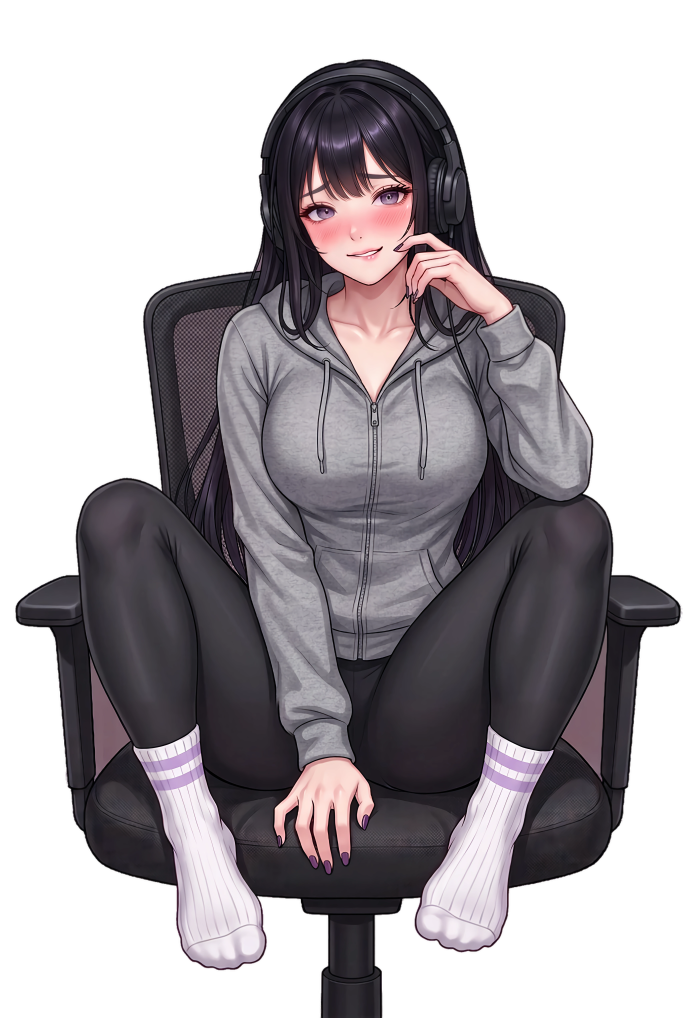
#> input picture deliverables/game-upscale/heroine_t1_s0.webp, 4096 x 6104 px, given in place of t3_ghost_base_r2.png, which was not available (shown at 1/6 size)
$ python process_day3_ghost_art.py
#> lines starting #> are read from the running program, lines starting #| are printed output that depends on the picture; after the words box and inside, x2 and y2 are one past the last pixel; in counts of white or black regions, pixels touching at a corner belong together
#!/usr/bin/env python3
"""Day 3 «призрачная стримерша» — two-layer plate pipeline.

Sources in art-studio/raw (square renders, 2048x2048 / 1024x1024):
  t3_ghost_base_r2.png   strapless glossy bodysuit with the slipped side, bare belly, FULL fishnet
                         stockings over legs AND feet, both soles to camera  -> FLASH / REVEAL plate
  t3_ghost_sheet_r1.png  the exact same frame wearing a drum-taut bed sheet  -> sheet layer donor

Both raws share the composition (the donor is an edit of the base), so the square canvas is cropped to
the plate aspect around the figure with ONE crop box reused for both - the legs stay pixel-locked and
the sheet never needs its own alignment pass.

The sheet is EXTRACTED as its own transparent RGBA layer (pale cloth pixels that differ from the base).
The eye/mouth holes are transparent by construction, so the face that shows through a hole is always
the BASE face: no face is ever pasted onto another plate. The five ladder stages are then baked as
base + the same sheet layer cut differently:

  s0 full taut sheet  ·  s1 slipped off one shoulder  ·  s2 pulled even tighter (loose lap folds cut)
  s3 hem lifted above mid-thigh  ·  s4 sheet only as a shoulder cape (face free)

Outputs: public/art/heroine_t3_s0..s4.webp, public/art/heroine_t3_flash.webp,
         art-studio/layers/t3_sheet_full.png, src/heroine/faceAnchors.ts,
         .qa-out/day3_ghost_sheet.png, .qa-out/day3_face_check.png
"""
from pathlib import Path

import numpy as np
from PIL import Image, ImageDraw, ImageFilter

ROOT = Path(__file__).resolve().parent.parent
RAW = ROOT / "art-studio" / "raw"
LAYERS = ROOT / "art-studio" / "layers"
OUT = ROOT / "public" / "art"
QA = ROOT / ".qa-out"

BASE_RAW = RAW / "t3_ghost_base_r2.png"
SHEET_RAW = RAW / "t3_ghost_sheet_r1.png"

PLATE_W, PLATE_H = 1024, 1526
ASPECT = PLATE_W / PLATE_H  # 0.6710 - plate canvas is a tall portrait

# The Day-1 master box the emotion/blink patches were cut for.
CANON_FACE = (338, 61, 348, 397)
# Her eyes on the Day-1 master, and the eye-to-eye span there: the ghost plates draw her head
# smaller, so the patch box is scaled and slid by exactly that measured similarity.
CANON_EYE_MID = (470.0, 305.0)
CANON_EYE_SPAN = 110.0
GHOST_EYE_MID = (507.5, 338.5)  # plate pixels, read off the cropped t3_ghost_base_r2 flash plate
GHOST_EYE_SPAN = 105.0

# Which stages keep the sheet over her face -> emotion/blink patches must be skipped there.
SHEET_COVERS_FACE = {
    "heroine_t3_s0.webp",
    "heroine_t3_s1.webp",
    "heroine_t3_s2.webp",
    "heroine_t3_s3.webp",
}


def load(path: Path) -> Image.Image:
    im = Image.open(path).convert("RGB")
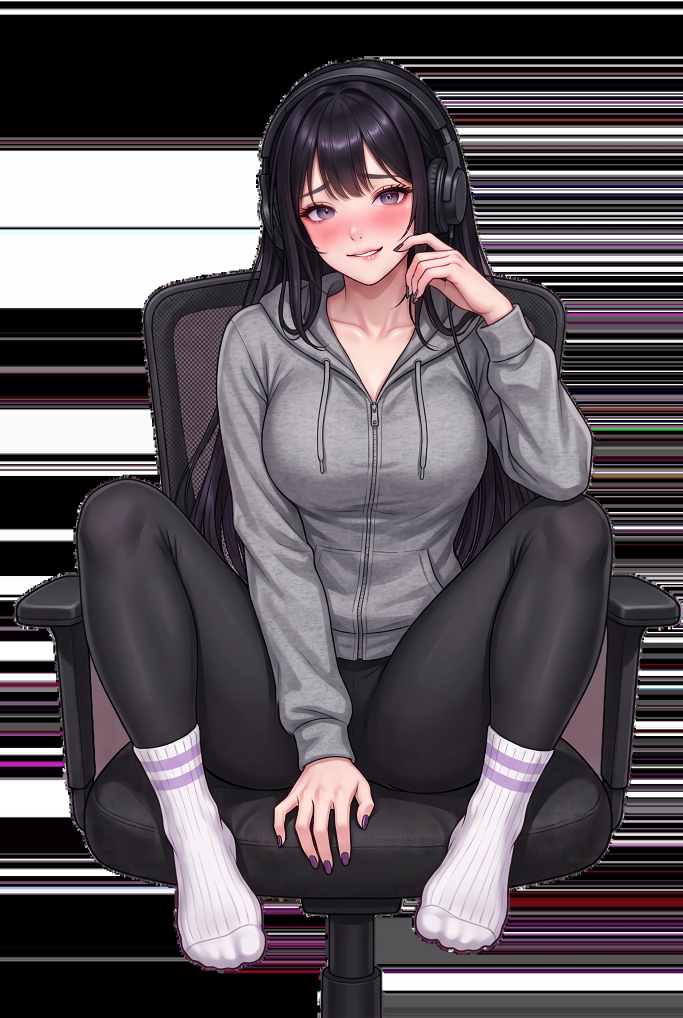
#> im: PIL image 4096x6104 RGB (shown at 1/6 size); mean R, G, B 93, 85.8, 91.4
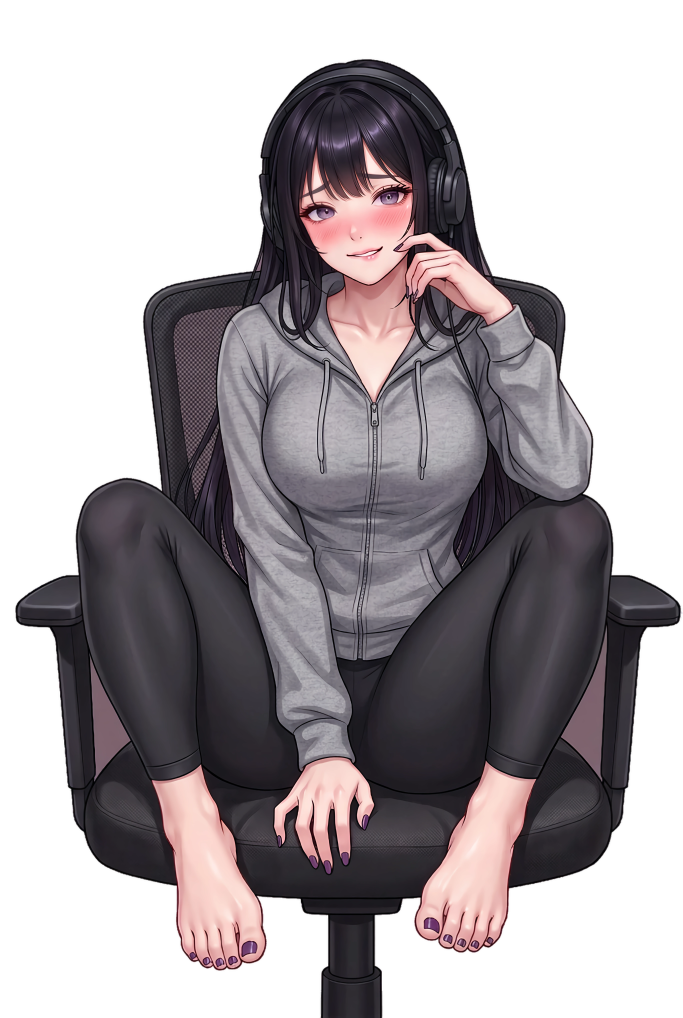
#> input picture deliverables/game-upscale/heroine_t1_s1.webp, 4096 x 6104 px, given in place of t3_ghost_sheet_r1.png, which was not available (shown at 1/6 size)
#> in load (call 2), `im = Image.open(path).convert("RGB")`:
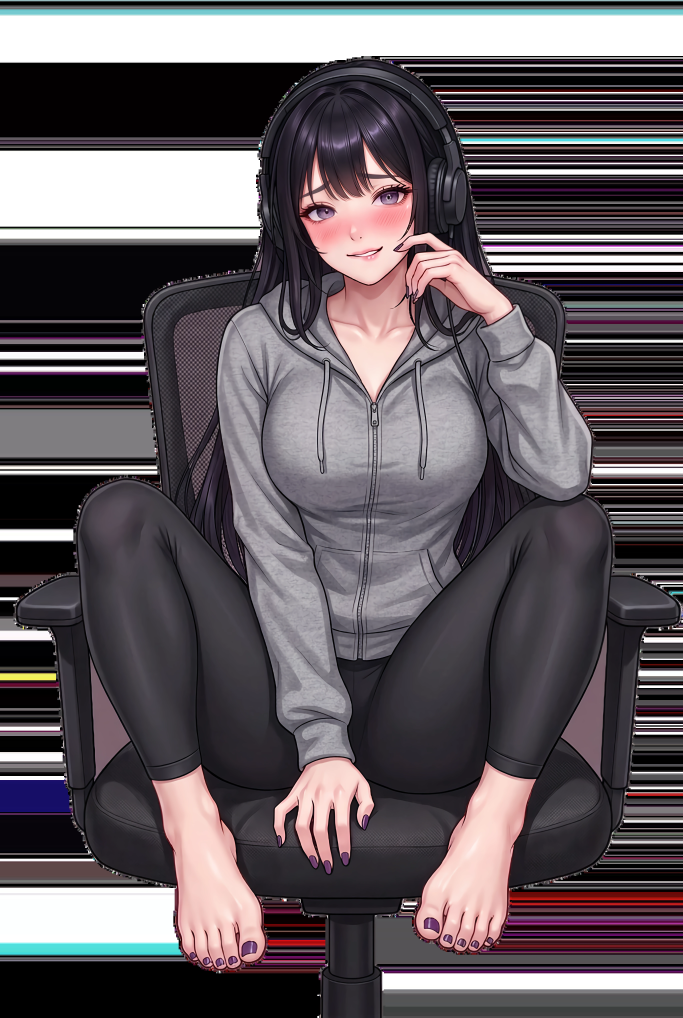
#> im: PIL image 4096x6104 RGB (shown at 1/6 size); mean R, G, B 98.8, 91, 96
    return im


def crop_box(base: Image.Image) -> tuple[int, int, int, int]:
    """Portrait crop box around the figure, computed once from the BASE frame.

    The donor reuses it, so the two layers stay locked to the same pixels.
    """
    a = np.asarray(base).astype(int)
    border = np.concatenate([a[0], a[-1], a[:, 0], a[:, -1]])
    bg = np.median(border, axis=0)
#> bg = [78, 78, 78]
    fg = np.abs(a - bg).sum(axis=2) > 60
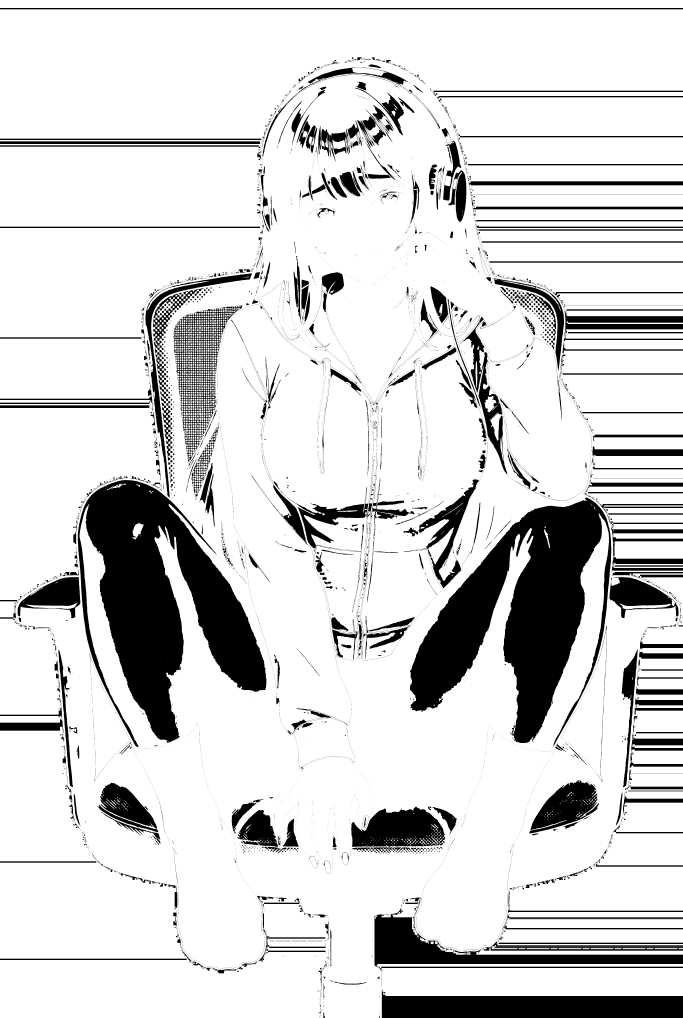
#> fg: shape (6104, 4096) bool (shown at 1/6 size); 83.8% white; 12575 black regions (11226 under 20 px), largest, box (x1, y1, x2, y2) and area: (467, 2880, 1598, 4482) 824528, (2460, 2985, 3668, 4480) 796797, (2291, 5939, 4096, 6104) 231374
    cols = np.nonzero(fg.any(axis=0))[0]
#> cols = 4096 values from 0 to 4095
    H, W = fg.shape
#> H = 6104; W = 4096
    want = int(round(H * ASPECT))
#> want = 4096
    cx = int(round((int(cols.min()) + int(cols.max())) / 2))
#> cx = 2048
    x0 = int(np.clip(cx - want // 2, 0, W - want))
#> x0 = 0
    return (x0, 0, x0 + want, H)


def to_plate(img: Image.Image, box: tuple[int, int, int, int]) -> np.ndarray:
    crop = img.crop(box)
    big = crop.resize((PLATE_W, PLATE_H), Image.Resampling.LANCZOS)
    return np.asarray(big).astype(np.float32)


# [61 lines left out: functions bg_mask, sheet_layer, cut, ghost_face_anchor, not called in this run]


def main() -> None:
    LAYERS.mkdir(parents=True, exist_ok=True)
    QA.mkdir(parents=True, exist_ok=True)
    (QA / "plates").mkdir(parents=True, exist_ok=True)
    OUT.mkdir(parents=True, exist_ok=True)

    base_img = load(BASE_RAW)
    sheet_img = load(SHEET_RAW)
    if sheet_img.size != base_img.size:
        sheet_img = sheet_img.resize(base_img.size, Image.Resampling.LANCZOS)
    box = crop_box(base_img)
#> box = (0, 0, 4096, 6104)
    print(f"crop box (plate aspect {ASPECT:.4f}) = {box}")
#| crop box (plate aspect 0.6710) = (0, 0, 4096, 6104)

    base = to_plate(base_img, box)
    sheeted = to_plate(sheet_img, box)
    fg = bg_mask(base)

    layer = sheet_layer(base, sheeted, fg)
    Image.fromarray(layer).save(LAYERS / "t3_sheet_full.png")
    sheet_rgb, sheet_a = layer[..., :3], layer[..., 3] > 8
    H, W = PLATE_H, PLATE_W

    # Stage geometry in plate rows. The desk layer (fg_desk_t1) hides plate rows >= 1453, so her
    # heels disappearing behind it is what sells "feet up on the desk".
    MID_THIGH = 855  # hem line for the lifted-sheet stage: full fishnet leg + hip out
    # The donor already lets go of her left shoulder (viewer-right), so the 7000 step peels the
    # fabric off the OTHER side too: shoulder, collarbone and the upper outer curve of one bust.
    SLIP_SHOULDER = (170, 350, 400, 590)
    HEAD_ZONE = (382, 90, 714, 452)  # never cover her face with the cape
    CAPE_SIDE = (110, 340, 430, 680)  # fabric hanging over her right shoulder and upper arm
    CAPE_SIDE_R = (630, 340, 950, 680)  # ... and her left one
    CAPE_COWL = (350, 425, 700, 545)  # the collar that stayed around her neck

    variants = {
        # s0: the meme ghost - taut sheet over head and body, eye/mouth holes free.
        "heroine_t3_s0.webp": sheet_a.copy(),
        # s1: slid off one shoulder (7000).
        "heroine_t3_s1.webp": cut(sheet_a, erase_box=[SLIP_SHOULDER]),
        # s2: pulled drum-taut (10000) - the loose lap folds are cut away, body-hugging cloth only.
        "heroine_t3_s2.webp": cut(
            sheet_a,
            keep_box=[(330, 120, 720, 900)],
            erase_box=[SLIP_SHOULDER],
        ),
        # s3: hem lifted (13000) - short sheet, the whole leg and the hip line are out.
        "heroine_t3_s3.webp": cut(sheet_a, rows_above=MID_THIGH, erase_box=[SLIP_SHOULDER]),
        # s4: cape finale (15000) - the sheet hangs off both shoulders like a mantle, her face,
        # chest and belly completely free.
        "heroine_t3_s4.webp": np.zeros((H, W), dtype=bool),
    }
    cape = cut(sheet_a, keep_box=[CAPE_SIDE, CAPE_SIDE_R, CAPE_COWL])
    no_head = np.ones((H, W), dtype=bool)
    x0, y0, x1, y1 = HEAD_ZONE
    no_head[y0:y1, x0:x1] = False
    variants["heroine_t3_s4.webp"] = cape & no_head

    base_u8 = np.clip(base, 0, 255).astype(np.uint8)
    anchor = ghost_face_anchor()
    anchors = {}
    contact = []
    for name, m in variants.items():
        comp = base_u8.copy()
        mm = m & sheet_a
        comp[mm] = sheet_rgb[mm]
        img = Image.fromarray(comp)
        # PNG proof next to the source renders (public/art stays webp-only, like every other day).
        img.save(QA / "plates" / name.replace(".webp", ".png"), optimize=True)
        img.convert("RGB").save(OUT / name, "WEBP", quality=92, method=6)
        contact.append((name, img))
        anchors[name] = anchor
        # The flash/reveal frame shares the base head, so the same anchor is used for the finale
        # plate too (see heroine_t3_flash below).
    anchors["heroine_t3_flash.webp"] = anchor

    Image.fromarray(base_u8).convert("RGB").save(OUT / "heroine_t3_flash.webp", "WEBP", quality=92, method=6)

    strip = Image.new("RGB", (W // 2 * (len(contact) + 1), H // 2 + 34), (18, 16, 26))
    d = ImageDraw.Draw(strip)
    for i, (name, im) in enumerate(contact + [("heroine_t3_flash", Image.fromarray(base_u8))]):
        small = im.resize((W // 2, H // 2), Image.Resampling.LANCZOS)
        strip.paste(small, (i * (W // 2), 30))
        d.text((i * (W // 2) + 6, 8), name.replace(".webp", ""), fill=(255, 214, 240))
    strip.save(QA / "day3_ghost_sheet.png")

    # Patch-box proof: draw the anchor and paste the real blush/blink patch on the flash plate.
    check = Image.fromarray(base_u8).copy()
    cd = ImageDraw.Draw(check)
    ax, ay, aw, ah = anchor
    cd.rectangle([ax, ay, ax + aw, ay + ah], outline=(0, 255, 255), width=4)
    cd.line([(ax - 40, ay + int(ah * 0.615)), (ax + aw + 40, ay + int(ah * 0.615))], fill=(255, 255, 0), width=3)
    patch = ROOT / "public" / "art" / "patch_t1_tease.webp"
    if patch.exists():
        p = Image.open(patch).convert("RGBA").resize((aw, ah))
        check.paste(p, (ax, ay), p)
    check.save(QA / "day3_face_check.png")

    write_face_anchors(anchors)
    for name in list(variants) + ["heroine_t3_flash.webp"]:
        print(f"{name}: face {anchors[name]} covered={name in SHEET_COVERS_FACE}")
    print("sheet pixels kept:", int(sheet_a.sum()), "of", int(fg.sum()), "figure pixels")


# [28 lines left out: function write_face_anchors, not called in this run]


if __name__ == "__main__":
#> (the run stopped early here; a loop or call above may not have finished)
